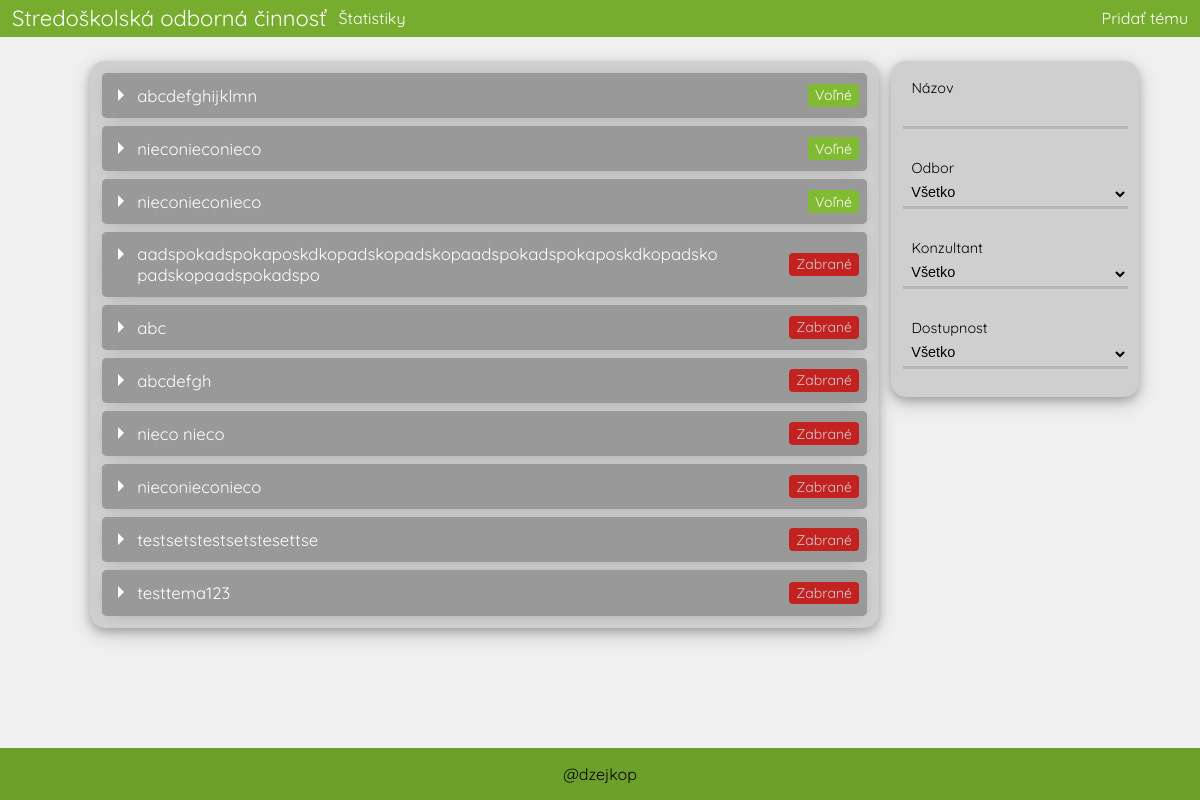
/soc/, run on an earlier commit of the app's database.
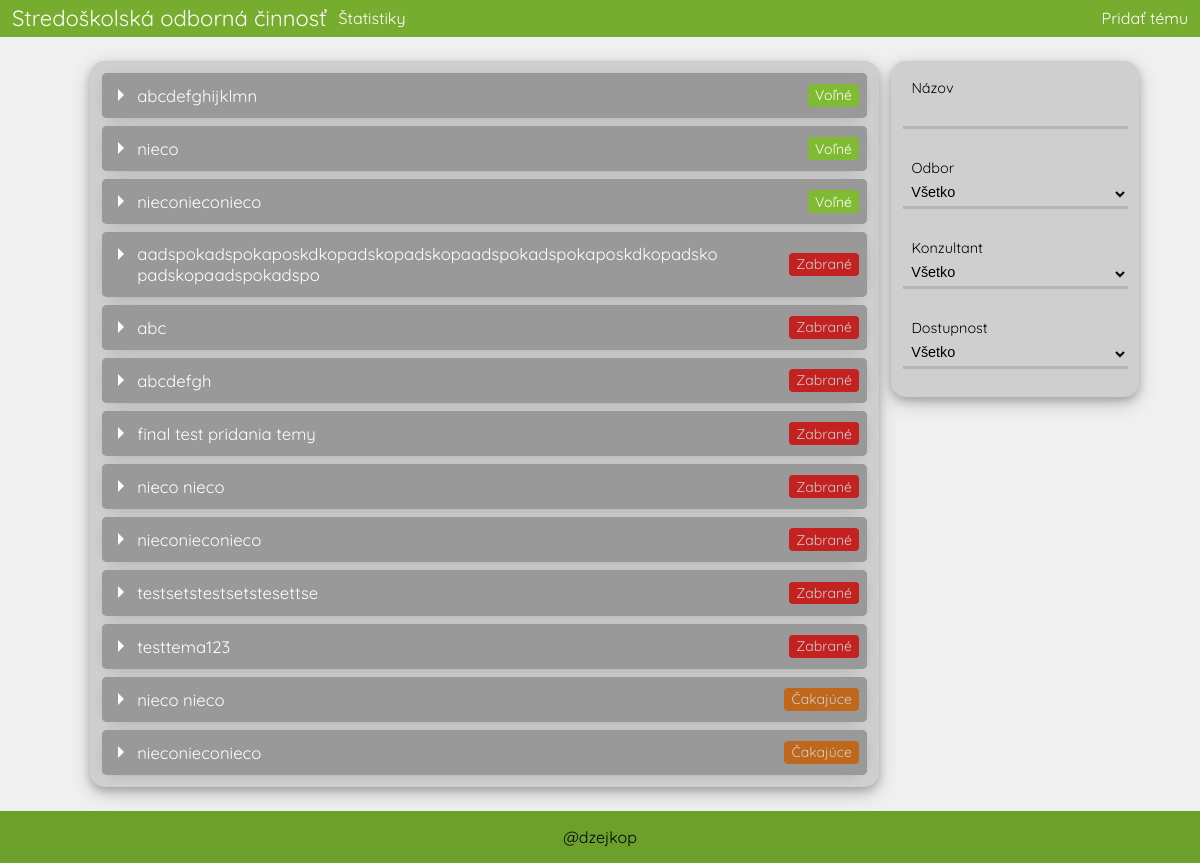
And on a later commit of the database.
### soc/models.py (models this page shows, shortened)
class Tema(models.Model):
    nazov = models.CharField(max_length=80)
    popis = models.TextField(max_length=500)
    conzultant = models.ForeignKey(Ucitel, on_delete=models.CASCADE,default=1)
    student = models.ForeignKey(Student, on_delete=models.SET_NULL, null=True, blank=True)
    odbor = models.ForeignKey(Odbor, on_delete=models.CASCADE,default=1)
    dostupnost = models.ForeignKey(Dostupnost, on_delete=models.CASCADE,default=1)
    kontroly = models.IntegerField(default=0)
    class Meta:
        verbose_name = "Tema"
        verbose_name_plural = "Temy"
        ordering = ["dostupnost_id","nazov"]

class Dostupnost(models.Model):
    nazov = models.CharField(max_length=20);
    def __str__(self):
        return f"{self.nazov}"
    class Meta:
        verbose_name = "Dostupnosť"
        verbose_name_plural = "Dostupnosť"

### soc/views.py (the view)
# urls.py: path('', views.vypis_temy, name="temy"),
def vypis_temy(request):
    temy = Tema.objects.all()
    odbory = Odbor.objects.all()
    ucitelia = Ucitel.objects.all()
    studenti = Student.objects.all()
    dostupnost = Dostupnost.objects.all()
    return render(request, 'soc/index.html', {"temy": temy, "odbory": odbory, "ucitelia": ucitelia, "studenti": studenti, "dostupnost": dostupnost})

### soc/models.py (called while the page is built)
    def __str__(self):
        return f"{self.meno} {self.priezvisko}"

    def __str__(self):
        return f"{self.meno} {self.priezvisko}"

    def __str__(self):
        return f"{self.nazov}"

### soc/templates/soc/index.html (shortened to what this page needs)
{% extends "base.html" %}
{% load static %}
{% block style%}
    <link rel="stylesheet" href="{% static 'soc/css/index.css' %}">
{% endblock style%}
{% block content %}
    <main>
        <div class="main_wrap">
            <div class="items">
                {% for tema in temy%}
                    <details id="item">
                        <summary class="left">
                            <p class="nazov" id="nazov">{{ tema.nazov }}</p>
                            <p class="right" id="dostupnost" data-id="{{tema.dostupnost.id}}">{{ tema.dostupnost }}</p>
                        </summary>
                    </details>
                {% endfor %}
            </div>
            <div id="filters" class="filters">
                <div class="filters_inner">
                    <div class="item">
                        <label for="filter_nazov">Názov</label>
                        <input id="filter_nazov" type="text" class="filter_nazov">
                    </div>
                    <div class="item">
                        <label for="filter_odbor">Odbor</label>
                        <select id="filter_odbor" class="filter">
                            <option value="">Všetko</option>
                        </select>
                    </div>
                    <div class="item">
                        <label for="filter_konzultant">Konzultant</label>
                        <select id="filter_konzultant" class="filter">
                            <option value="">Všetko</option>
                        </select>
                    </div>
                    <div class="item">
                        <label for="filter_dostupnost">Dostupnost</label>
                        <select id="filter_dostupnost" class="filter">
                            <option value="">Všetko</option>
                        </select>
                    </div>
                </div>
            </div>
        </div>
    </main>
{% endblock content %}

What changed in the data, as far as the page shows it:
added Tema: nazov "nieco", dostupnost "Voľné"
added Tema: nazov "final test pridania temy", dostupnost "Zabrané"
added Tema: nazov "nieco nieco", dostupnost "Čakajúce"
changed Tema (number 13 of 13 on the later page): dostupnost_id 1 → 3 (drawn); dostupnost "Voľné" → "Čakajúce"; moves down the list
